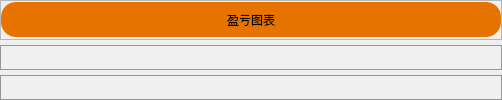
                      <widget class="QWidget" name="tab_2">
                       <attribute name="title">
                        <string>折线图</string>
                       </attribute>
                       <layout class="QVBoxLayout" name="verticalLayout_47">
                        <property name="spacing">
                         <number>5</number>
                        </property>
                        <property name="leftMargin">
                         <number>0</number>
                        </property>
                        <property name="topMargin">
                         <number>0</number>
                        </property>
                        <property name="rightMargin">
                         <number>0</number>
                        </property>
                        <property name="bottomMargin">
                         <number>0</number>
                        </property>
                        <item>
                         <widget class="QFrame" name="frame_71">
                          <property name="minimumSize">
                           <size>
                            <width>0</width>
                            <height>40</height>
                           </size>
                          </property>
                          <property name="maximumSize">
                           <size>
                            <width>16777215</width>
                            <height>40</height>
                           </size>
                          </property>
                          <property name="frameShape">
                           <enum>QFrame::StyledPanel</enum>
                          </property>
                          <property name="frameShadow">
                           <enum>QFrame::Raised</enum>
                          </property>
                          <layout class="QHBoxLayout" name="horizontalLayout_42">
                           <property name="spacing">
                            <number>0</number>
                           </property>
                           <property name="leftMargin">
                            <number>0</number>
                           </property>
                           <property name="topMargin">
                            <number>0</number>
                           </property>
                           <property name="rightMargin">
                            <number>0</number>
                           </property>
                           <property name="bottomMargin">
                            <number>0</number>
                           </property>
                           <item>
                            <widget class="QPushButton" name="pushButton_account_manage_3">
                             <property name="minimumSize">
                              <size>
                               <width>500</width>
                               <height>35</height>
                              </size>
                             </property>
                             <property name="maximumSize">
                              <size>
                               <width>1000</width>
                               <height>16777215</height>
                              </size>
                             </property>
                             <property name="styleSheet">
                              <string notr="true">QPushButton{	
	
	background-color: rgb(230, 115, 0);
	font: 700 20pt &quot;等线&quot;;
	border-radius: 15px;
}
QPushButton:hover{
	border: 3px solid rgb(255, 200, 0);  
}
QPushButton:pressed{
	color: green;
	border-color: rgb(255, 0, 0);
    background-color: rgb(255, 255, 0);
}
QPushButton:disabled{
	color: rgb(31, 31, 31);
    background-color: rgb(152, 152, 152);
}</string>
                             </property>
                             <property name="text">
                              <string>盈亏图表</string>
                             </property>
                            </widget>
                           </item>
                          </layout>
                         </widget>
                        </item>
                        <item>
                         <widget class="QFrame" name="frame_72">
                          <property name="styleSheet">
                           <string notr="true">QFrame {
	
	background-color: rgb(240, 240, 240);
	border: 1px solid rgb(150, 150, 150);
	border-radius: 15px;
}
QFrame:hover {
	border: 2px solid rgb(0, 0, 0);
}</string>
                          </property>
                          <property name="frameShape">
                           <enum>QFrame::StyledPanel</enum>
                          </property>
                          <property name="frameShadow">
                           <enum>QFrame::Raised</enum>
                          </property>
                          <widget class="QLabel" name="label_15">
                           <property name="geometry">
                            <rect>
                             <x>320</x>
                             <y>260</y>
                             <width>500</width>
                             <height>40</height>
                            </rect>
                           </property>
                           <property name="minimumSize">
                            <size>
                             <width>500</width>
                             <height>40</height>
                            </size>
                           </property>
                           <property name="styleSheet">
                            <string notr="true">font: 700 16pt &quot;等线&quot;;
color: rgb(255, 0, 127);
border: none;</string>
                           </property>
                           <property name="text">
                            <string>图表功能还没做出来，后续会更新</string>
                           </property>
                          </widget>
                         </widget>
                        </item>
                        <item>
                         <widget class="QFrame" name="frame_73">
                          <property name="maximumSize">
                           <size>
                            <width>16777215</width>
                            <height>100</height>
                           </size>
                          </property>
                          <property name="styleSheet">
                           <string notr="true">QFrame {
	
	background-color: rgb(240, 240, 240);
	border: 1px solid rgb(150, 150, 150);
	border-radius: 15px;
}
QFrame:hover {
	border: 2px solid rgb(0, 0, 0);
}</string>
                          </property>
                          <property name="frameShape">
                           <enum>QFrame::StyledPanel</enum>
                          </property>
                          <property name="frameShadow">
                           <enum>QFrame::Raised</enum>
                          </property>
                         </widget>
                        </item>
                       </layout>
                      </widget>
